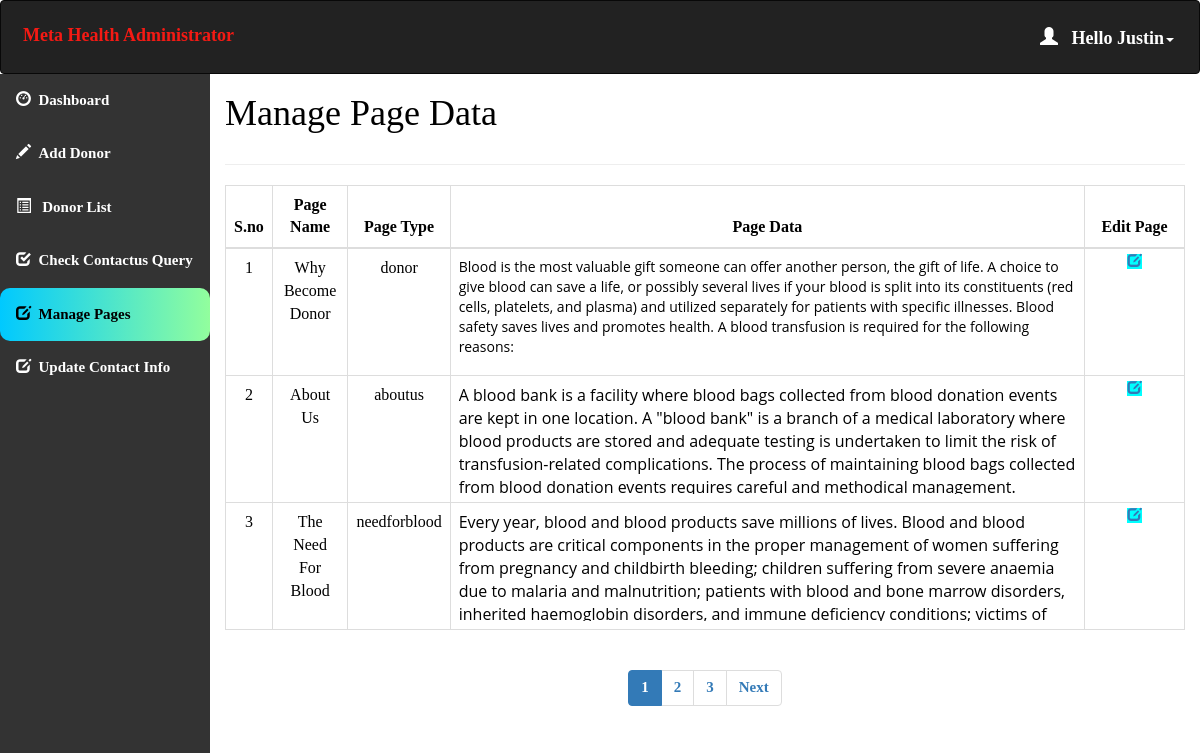
Screenshot of /admin/pages.php (signed in) with the database file from the repository.
### tables this page shows
CREATE TABLE `pages` (
  `page_id` int(11) NOT NULL,
  `page_name` varchar(255) NOT NULL,
  `page_type` varchar(50) DEFAULT NULL,
  `page_data` longtext NOT NULL
);

### admin/pages.php (the view, shortened to what this page needs)
<html>
<head>
  <link rel="stylesheet" href="https://maxcdn.bootstrapcdn.com/bootstrap/3.4.1/css/bootstrap.min.css">
</head>
<?php
include 'conn.php';
  if (isset($_SESSION['loggedin']) && $_SESSION['loggedin'] == true) {
  ?>
<body style="color:black">
<div id="header" >
<?php include 'header.php';
?>
</div>
<div id="sidebar">
<?php $active="pages";
 include 'sidebar.php'; ?>
</div>
<div id="content" >
  <div class="content-wrapper">
    <div class="container-fluid">
      <div class="row">
        <div class="col-md-12 lg-12 sm-12">
          <h1 class="page-title">Manage Page Data</h1>
        </div>
      </div>
      <hr>
      <?php
      $limit = 3;
      if(isset($_GET['page'])){
        $page = $_GET['page'];
      }else{
        $page = 1;
      }
      $offset = ($page - 1) * $limit;
      $count=$offset+1;
        $sql= "select * from pages LIMIT {$offset},{$limit} ";
        $result=mysqli_query($conn,$sql);
        if(mysqli_num_rows($result)>0)   {
       ?>
       <div class="table-responsive">
      <table class="table table-bordered" style="text-align:center">
          <thead style="text-align:center">
          <th style="text-align:center">S.no</th>
          <th style="text-align:center">Page Name</th>
          <th style="text-align:center">Page Type</th>
          <th style="text-align:center">Page Data</th>
          <th style="text-align:center">Edit Page</th>
          </thead>
          <tbody>
            <?php
            while($row = mysqli_fetch_assoc($result)) { ?>
          <tr>
                  <td ><?php echo  $count++; ?></td>
                  <td ><?php echo $row['page_name']; ?></td>
                  <td ><?php echo $row['page_type']; ?></td>
                  <td id="example" style="text-align:left"><div style="width:100%; max-height:110px; overflow:auto"><?php echo $row['page_data']; ?></div></td>
                    <td id="he" style="width:100px;">
                    <a style="background-color:aqua" href='update_page_details.php?type=<?php echo $row['page_type'];?>'> <span class="glyphicon glyphicon-edit"></span></a>
                </td>
              </tr>
            <?php } ?>
          </tbody>
      </table>
    </div>
    <?php } ?>
    <div class="table-responsive"style="text-align:center;align:center">
        <?php
        $sql1 = "SELECT * FROM pages";
        $result1 = mysqli_query($conn, $sql1) or die("Query Failed.");
        if(mysqli_num_rows($result1) > 0){
          $total_records = mysqli_num_rows($result1);
          $total_page = ceil($total_records / $limit);
          echo '<ul class="pagination admin-pagination">';
          for($i = 1; $i <= $total_page; $i++){
            if($i == $page){
              $active = "active";
            }else{
              $active = "";
            }
            echo '<li class="'.$active.'"><a href="pages.php?page='.$i.'">'.$i.'</a></li>';
          }
          if($total_page > $page){
            echo '<li><a href="pages.php?page='.($page + 1).'">Next</a></li>';
          }
          echo '</ul>';
        }
        ?>
      </div>
  </div>
  </div>
</div>
   <?php }
    ?>
</body>
</html>

### admin/header.php (shortened to what this page needs)
<!DOCTYPE html>
<html>
<head>
  <link rel="stylesheet" href="https://maxcdn.bootstrapcdn.com/bootstrap/3.4.1/css/bootstrap.min.css">
</head>
<body>
<nav class="navbar navbar-inverse">
  <div class="container-fluid">
    <div class="navbar-header">
      <a class="navbar-brand" id="qq" href="dashboard.php" style="color:#F51A14;">Meta Health Administrator</a>
    </div>
    <ul class="nav navbar-nav navbar-right">
      <li class="dropdown"><a class="dropdown-toggle" id="qw" data-toggle="dropdown" href="#" style="font-weight:bold;color:white "> <span class="glyphicon glyphicon-user"></span>&nbsp&nbsp
        <?php
        include 'conn.php';
        $username=$_SESSION['username'];
        $sql="select * from admin_info where admin_username='$username'";
        $result=mysqli_query($conn,$sql) or die("query failed.");
        $row=mysqli_fetch_assoc($result);
        echo "Hello ".$row['admin_name'];
       ?><span class="caret"></span></a>
    </li>
    </ul>
  </div>
</nav>
</body></html>

### admin/pages.php (style rules this page uses)
#sidebar { position:relative;margin-top:-20px }
#content { position:relative;margin-left:210px }
#he { font-size: 14px; font-weight: 600; text-transform: uppercase; padding: 3px 7px; color: #fff; text-decoration: none; border-radius: 3px; align:center }

### admin/header.php (style rules this page uses)
.navbar { background-color: #333333 ; padding: 10px 10px; color:#FF0404 ; }
.navbar a { float: left; color: white; text-align: center; padding: 12px; text-decoration: none; font-size: 18px; line-height: 25px; }
.navbar-brand { font-size: 25px; font-weight: bold; }
.navbar a { float: none; display: block; text-align: left; }
.navbar-right { float: none; }

### admin/sidebar.php (style rules this page uses)
body { margin: 0; font-family: 'Averia Gruesa Libre';font-size: 15px; color:#F8F9F9; }

### rows the page displays
pages: page_name "Why Become Donor", page_type "donor", page_data "Blood is the most valuable gift someone can offer another person, the gift of life. A choice to give blood can save a life, or possibly several lives if your blood is split into its constituents (red cells, platelets, and plasma) and utilized separately for patients with specific illnesses. Blood safety saves lives and promotes health. A blood transfusion is required for the following reasons:"
pages: page_name "About Us", page_type "aboutus", page_data "A blood bank is a facility where blood bags collected from blood donation events are kept in one location. A \"blood bank\" is a branch of a medical laboratory where blood products are stored and adequate testing is undertaken to limit the risk of transfusion-related complications. The process of maintaining blood bags collected from blood donation events requires careful and methodical management.…"
pages: page_name "The Need For Blood", page_type "needforblood", page_data "Every year, blood and blood products save millions of lives. Blood and blood products are critical components in the proper management of women suffering from pregnancy and childbirth bleeding; children suffering from severe anaemia due to malaria and malnutrition; patients with blood and bone marrow disorders, inherited haemoglobin disorders, and immune deficiency conditions; victims of…"

### other values shown
$row['admin_name'] "Justin"
